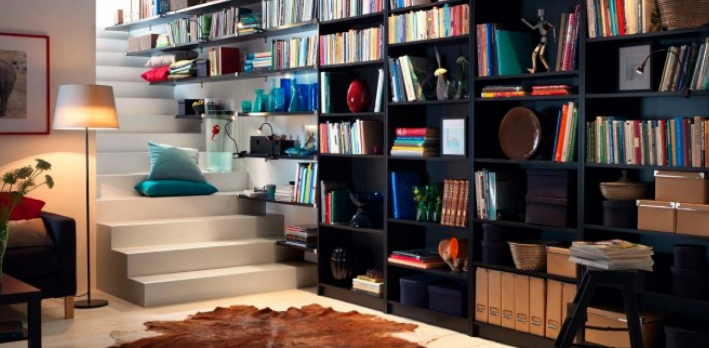
//> input picture opencv/opencv20230826/9图像分割/功能更强大的floodFill分割/test.jpg, 709 x 348 px
$ ./test   (built with g++ and OpenCV 4)
//> lines starting //> are read from the running program, lines starting //| are printed output that depends on the picture
 #include "opencv2/imgproc.hpp"
#include "opencv2/highgui.hpp"
#include <opencv2/imgproc/types_c.h>
#include <iostream>
using namespace std;
using namespace cv;


//全局变量声明部分
Mat g_srcImage, g_dstImage, g_grayImage, g_maskImage;//定义原始图、目标图、灰度图、掩膜图
int g_nFillMode = 1;//漫水填充的模式
int g_nLowDifference = 20, g_nUpDifference = 20;//负差最大值，正差最大值
int g_nConnectivity = 4;//表示floodFill函数标识符低八位的连通值
bool g_bIsColor = true;//是否为彩色图的标识符布尔值
bool g_bUseMask = false;//是否显示掩膜窗口的布尔值
int g_nNewMaskVal = 255;//新的重新绘制的像素值

//===============【onMouse()函数】=======================
static void onMouse(int event, int x, int y, int, void*) {
	//若鼠标左键没有按下，便返回
	if (event != EVENT_LBUTTONDOWN)
		return;

	//-----------------【<1>调用floodFill函数之前的参数准备部分】-------------
	Point seed = Point(x, y);
	int LowDifference = g_nFillMode == 0 ? 0 : g_nLowDifference;
	int UpDifference = g_nFillMode == 0 ? 0 : g_nUpDifference;

	//标识符的0~7位为g_nConnectivity，8~15位为g_nNewMaskVal左移8位的值，16~23位为CV_FLOODFILL_FIXED_RANGE或者0
	int flags = g_nConnectivity + (g_nNewMaskVal << 8) + (g_nFillMode == 1 ? FLOODFILL_FIXED_RANGE : 0);

	//随机生成BGR值
	int b = (unsigned)theRNG() & 255;//随机返回一个0~255之间的值
	int g = (unsigned)theRNG() & 255;
	int r = (unsigned)theRNG() & 255;
	Rect ccomp;//定义重绘区域的最小边界矩阵区域

	Scalar newVal = g_bIsColor ? Scalar(b, g, r) : Scalar(r * 0.299 + g * 0.587 + b * 0.114);

	Mat dst = g_bIsColor ? g_dstImage : g_grayImage;//目标图的赋值
	int area;

	//---------------------【<2>正式调用floodFill函数】------------------
	if (g_bUseMask) {
		threshold(g_maskImage, g_maskImage, 1, 128, THRESH_BINARY);

		area = floodFill(dst, g_maskImage, seed, newVal, &ccomp, Scalar(LowDifference, LowDifference, LowDifference), Scalar(UpDifference, UpDifference, UpDifference), flags);

		imshow("mask", g_maskImage);
	}
	else {
		area = floodFill(dst, seed, newVal, &ccomp, Scalar(LowDifference, LowDifference, LowDifference), Scalar(UpDifference, UpDifference, UpDifference), flags);
	}
	imshow("效果图", dst);
	cout << area << " 个像素被重新绘制\n";
}

//main()函数
int main(int argc, char** argv) {
	//载入原图
	g_srcImage = imread("test.jpg", 1);
//> g_srcImage is the input picture: 348 rows x 709 cols, CV_8UC3; mean B, G, R 78.8, 85.9, 100
	if (!g_srcImage.data) {
		printf("读取g_srcImage错误！\n");
		return false;
	}

	g_srcImage.copyTo(g_dstImage);//复制原图到目标图
	cvtColor(g_srcImage, g_grayImage, COLOR_BGR2GRAY);//转为灰度图到g_grayImage
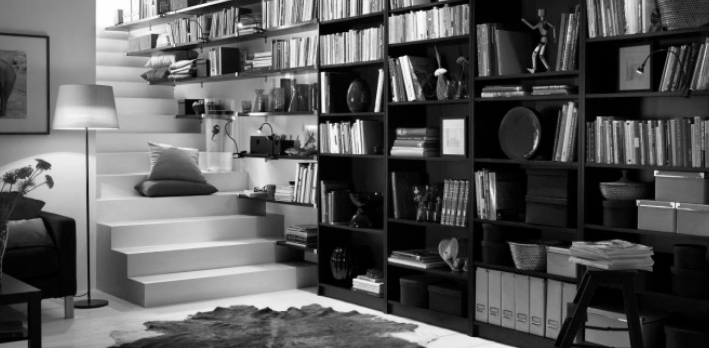
//> g_grayImage: 348 rows x 709 cols, CV_8UC1; min 0, max 255, mean 89.3

	g_maskImage.create(g_srcImage.rows + 2, g_srcImage.cols + 2, CV_8UC1);//用原图尺寸初始化掩膜mask

	namedWindow("效果图", WINDOW_AUTOSIZE);

	//创建Trackbar
	createTrackbar("负差最大值", "效果图", &g_nLowDifference, 255, 0);
	createTrackbar("正差最大值", "效果图", &g_nUpDifference, 255, 0);

	//鼠标回调函数
	setMouseCallback("效果图", onMouse, 0);

	//循环轮询按键
	while (1) {
		//先显示效果图
		imshow("效果图", g_bIsColor ? g_dstImage : g_grayImage);

		//获取按键键盘
		int c = waitKey(0);
//> the left mouse button is pressed and released at (177, 87)
//> in onMouse, `area = floodFill(dst, seed, newVal, &ccomp, Scalar(LowDifference, LowD..`: area = 147; ccomp = Rect(174, 84, 20, 14)
//| 147 个像素被重新绘制
//> the left mouse button is pressed and released at (531, 87)
//> in onMouse (call 3), `area = floodFill(dst, seed, newVal, &ccomp, Scalar(LowDifference, LowD..`: dst: 348 rows x 709 cols, CV_8UC3; mean B, G, R 78.8, 85.9, 100.1
//| 17 个像素被重新绘制
//> the left mouse button is pressed and released at (531, 261)
//| 440 个像素被重新绘制
//> the left mouse button is pressed and released at (177, 261)
//> in onMouse (call 7), `area = floodFill(dst, seed, newVal, &ccomp, Scalar(LowDifference, LowD..`:
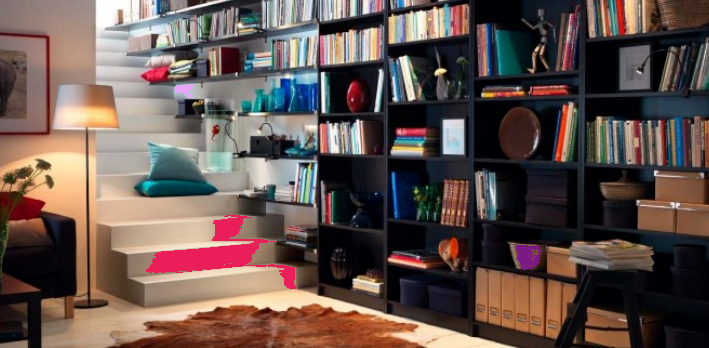
//> dst: 348 rows x 709 cols, CV_8UC3; mean B, G, R 78.5, 84.2, 100.9
//> in onMouse (call 7), `area = floodFill(dst, seed, newVal, &ccomp, Scalar(LowDifference, LowD..`: area = 3268; ccomp = Rect(146, 215, 150, 74)
//| 3268 个像素被重新绘制
//> the Esc key is pressed
		//判断ESC是否按下，按下退出
		if (c == 27) {
			cout << "程序退出........、\n";
			break;
		}

		//根据按键不同进行不同的操作
		switch ((char)c) {
			//如果键盘1被按下，效果图在灰度图和彩色图之间转换
		case '1':
			if (g_bIsColor) {//若原来为彩色图，转换为灰度图，并将掩膜mask所有元素设置为0
				cout << "键盘‘1’按下，切换彩色/灰度模式，当前操作将【彩色模式】切换为【灰度模式】" << endl;
				cvtColor(g_srcImage, g_grayImage, COLOR_BGR2GRAY);
				g_maskImage = Scalar::all(0);//将mask所有元素设置为0
				g_bIsColor = false;
			}
			else {
				cout << "键盘‘1’按下，切换彩色/灰度模式，当前操作将【灰度模式】切换为【彩色模式】" << endl;
				g_srcImage.copyTo(g_dstImage);
				g_maskImage = Scalar::all(0);
				g_bIsColor = true;
			}
		case '2':
			if (g_bUseMask) {
				destroyWindow("mask");
				g_bUseMask = false;
			}
			else {
				namedWindow("mask", 0);
				g_maskImage = Scalar::all(0);
				imshow("mask", g_maskImage);
				g_bUseMask = true;
			}
			break;
		case '3'://如果键盘3被按下，恢复原始图像
			cout << "按下键盘‘3’，恢复原始图像\n";
			g_srcImage.copyTo(g_dstImage);
			cvtColor(g_srcImage, g_grayImage, COLOR_BGR2GRAY);
			g_maskImage = Scalar::all(0);
			break;
		case '4':
			cout << "键盘‘4’被按下，使用空范围的漫水填充\n";
			g_nFillMode = 0;
			break;
		case '5':
			cout << "键盘‘5’被按下，使用渐变、固定范围的漫水填充\n";
			g_nFillMode = 1;
			break;
		case '6':
			cout << "键盘‘6’被按下，使用渐变、浮动范围的漫水填充\n";
			g_nFillMode = 2;
			break;
		case '7':
			cout << "键盘‘7’被按下，操作标识符的低八位使用4位的连接模式\n";
			g_nConnectivity = 4;
			break;
		case '8':
			cout << "键盘‘8’被按下，操作标识符的低八位使用8为的连接模式\n";
			g_nConnectivity = 8;
			break;
		}

	}

	return 0;

}
